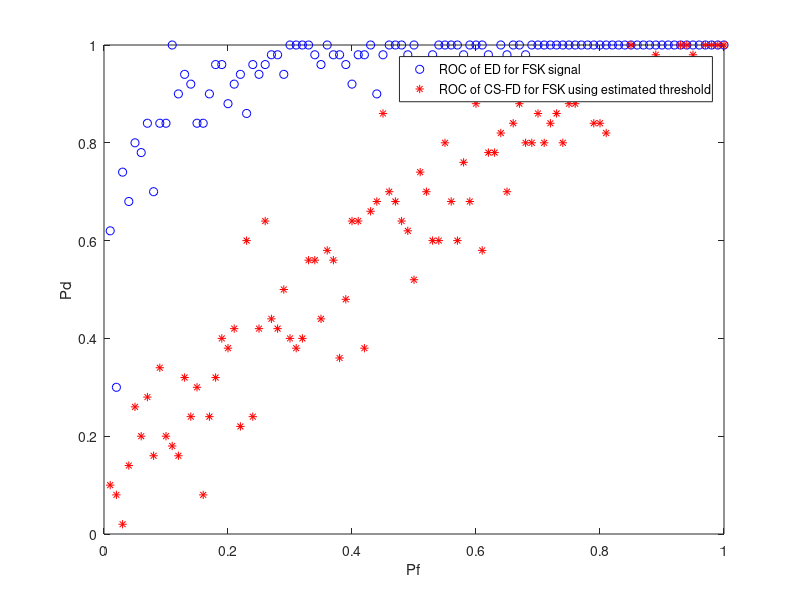

Source code (MATLAB):
% This code is to plot receiver operating characteristic curve for cyclic feature
% detection, when the primary signal is real Gaussian signal and noise is
% addive white real Gaussian. Here, the threshold is available analytically.
% author: chenhaomails@gmail.com
% 2015.7

clc
close all
clear all
addpath('./Util/')
addpath('./Data/')

sig.type = 'fsk'; % 'default', 'rand', 'ofdm'
sig.cyclic = 16; 
sig.fs = 4; %normlized sample rate 
sig.fc = 2; %normlized RF-carrier rate
sig.M = 5; %window length

snr_dB = -10; % SNR in decibels
snr = 10.^(snr_dB./10); % Linear Value of SNR

Pf = 0.01:0.01:1; % Pf = Probability of False Alarm
iter = 50;

% signal
load FSK_real.mat
x = fsk_real(1:512);
L = length(x);

% threshold
load ed_thres_est.mat

%% Loop %%

for m = 1:length(Pf)
    m
    i = 0;
	for kk=1:iter % Number of Monte Carlo Simulations
		% noise
		n=(randn(1,L)+sqrt(-1)*randn(1,L))./(sqrt(2)); % complex, real + image
		% pu signal
        s = x;
        x = sqrt(snr).*s + n; 
        % energy detect
        energy_fin = (1/length(L)).*norm(x);% test statistic (normlized)
		% Theoretical value of Threshold, refer, Sensing Throughput Tradeoff in Cognitive Radio, Y. C. Liang
		thresh(m) = ed_thres_est(m); %use estimated threshold to detect ofdm
		if(energy_fin >= thresh(m))  
			i = i+1;
		end
    end
    Pd_ed_fsk_th_est(m) = i/kk; 
end
plot(Pf, Pd_ed_fsk_th_est, 'ob'); hold on; 
save ./Data/Pd_ed_fsk_th_est.mat
load ./Data/cs_fsk_detect_sys.mat  
plot(Pf, Pd_cs_fsk_th_est, '*r'); hold on;
legend('ROC of ED for FSK signal' ,'ROC of CS-FD for FSK using estimated threshold');
xlabel('Pf');
ylabel('Pd');
